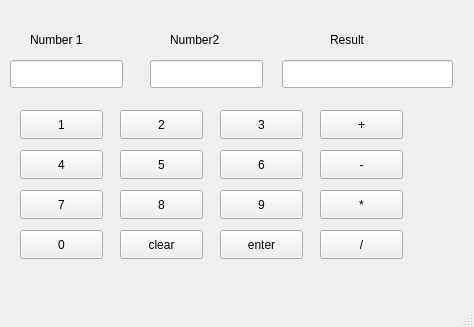
<?xml version="1.0" encoding="UTF-8"?>
<ui version="4.0">
 <class>MainWindow</class>
 <widget class="QMainWindow" name="MainWindow">
  <property name="geometry">
   <rect>
    <x>0</x>
    <y>0</y>
    <width>474</width>
    <height>327</height>
   </rect>
  </property>
  <property name="windowTitle">
   <string>MainWindow</string>
  </property>
  <widget class="QWidget" name="centralwidget">
   <widget class="QPushButton" name="N1">
    <property name="geometry">
     <rect>
      <x>20</x>
      <y>110</y>
      <width>83</width>
      <height>29</height>
     </rect>
    </property>
    <property name="focusPolicy">
     <enum>Qt::FocusPolicy::NoFocus</enum>
    </property>
    <property name="text">
     <string>1</string>
    </property>
   </widget>
   <widget class="QPushButton" name="N2">
    <property name="geometry">
     <rect>
      <x>120</x>
      <y>110</y>
      <width>83</width>
      <height>29</height>
     </rect>
    </property>
    <property name="focusPolicy">
     <enum>Qt::FocusPolicy::NoFocus</enum>
    </property>
    <property name="text">
     <string>2</string>
    </property>
   </widget>
   <widget class="QPushButton" name="N5">
    <property name="geometry">
     <rect>
      <x>120</x>
      <y>150</y>
      <width>83</width>
      <height>29</height>
     </rect>
    </property>
    <property name="focusPolicy">
     <enum>Qt::FocusPolicy::NoFocus</enum>
    </property>
    <property name="text">
     <string>5</string>
    </property>
   </widget>
   <widget class="QPushButton" name="N6">
    <property name="geometry">
     <rect>
      <x>220</x>
      <y>150</y>
      <width>83</width>
      <height>29</height>
     </rect>
    </property>
    <property name="focusPolicy">
     <enum>Qt::FocusPolicy::NoFocus</enum>
    </property>
    <property name="text">
     <string>6</string>
    </property>
   </widget>
   <widget class="QPushButton" name="N9">
    <property name="geometry">
     <rect>
      <x>220</x>
      <y>190</y>
      <width>83</width>
      <height>29</height>
     </rect>
    </property>
    <property name="focusPolicy">
     <enum>Qt::FocusPolicy::NoFocus</enum>
    </property>
    <property name="text">
     <string>9</string>
    </property>
   </widget>
   <widget class="QPushButton" name="N4">
    <property name="geometry">
     <rect>
      <x>20</x>
      <y>150</y>
      <width>83</width>
      <height>29</height>
     </rect>
    </property>
    <property name="focusPolicy">
     <enum>Qt::FocusPolicy::NoFocus</enum>
    </property>
    <property name="text">
     <string>4</string>
    </property>
   </widget>
   <widget class="QPushButton" name="N7">
    <property name="geometry">
     <rect>
      <x>20</x>
      <y>190</y>
      <width>83</width>
      <height>29</height>
     </rect>
    </property>
    <property name="focusPolicy">
     <enum>Qt::FocusPolicy::NoFocus</enum>
    </property>
    <property name="text">
     <string>7</string>
    </property>
   </widget>
   <widget class="QPushButton" name="N8">
    <property name="geometry">
     <rect>
      <x>120</x>
      <y>190</y>
      <width>83</width>
      <height>29</height>
     </rect>
    </property>
    <property name="focusPolicy">
     <enum>Qt::FocusPolicy::NoFocus</enum>
    </property>
    <property name="text">
     <string>8</string>
    </property>
   </widget>
   <widget class="QPushButton" name="N0">
    <property name="geometry">
     <rect>
      <x>20</x>
      <y>230</y>
      <width>83</width>
      <height>29</height>
     </rect>
    </property>
    <property name="focusPolicy">
     <enum>Qt::FocusPolicy::NoFocus</enum>
    </property>
    <property name="text">
     <string>0</string>
    </property>
   </widget>
   <widget class="QPushButton" name="N3">
    <property name="geometry">
     <rect>
      <x>220</x>
      <y>110</y>
      <width>83</width>
      <height>29</height>
     </rect>
    </property>
    <property name="focusPolicy">
     <enum>Qt::FocusPolicy::NoFocus</enum>
    </property>
    <property name="text">
     <string>3</string>
    </property>
   </widget>
   <widget class="QLabel" name="label">
    <property name="geometry">
     <rect>
      <x>30</x>
      <y>30</y>
      <width>63</width>
      <height>20</height>
     </rect>
    </property>
    <property name="text">
     <string>Number 1</string>
    </property>
   </widget>
   <widget class="QLabel" name="label_2">
    <property name="geometry">
     <rect>
      <x>170</x>
      <y>30</y>
      <width>63</width>
      <height>20</height>
     </rect>
    </property>
    <property name="text">
     <string>Number2</string>
    </property>
   </widget>
   <widget class="QLabel" name="label_3">
    <property name="geometry">
     <rect>
      <x>330</x>
      <y>30</y>
      <width>63</width>
      <height>20</height>
     </rect>
    </property>
    <property name="text">
     <string>Result</string>
    </property>
   </widget>
   <widget class="QLineEdit" name="num1">
    <property name="geometry">
     <rect>
      <x>10</x>
      <y>60</y>
      <width>113</width>
      <height>28</height>
     </rect>
    </property>
   </widget>
   <widget class="QLineEdit" name="result">
    <property name="geometry">
     <rect>
      <x>282</x>
      <y>60</y>
      <width>171</width>
      <height>28</height>
     </rect>
    </property>
   </widget>
   <widget class="QLineEdit" name="num2">
    <property name="geometry">
     <rect>
      <x>150</x>
      <y>60</y>
      <width>113</width>
      <height>28</height>
     </rect>
    </property>
   </widget>
   <widget class="QPushButton" name="clear">
    <property name="geometry">
     <rect>
      <x>120</x>
      <y>230</y>
      <width>83</width>
      <height>29</height>
     </rect>
    </property>
    <property name="focusPolicy">
     <enum>Qt::FocusPolicy::NoFocus</enum>
    </property>
    <property name="text">
     <string>clear</string>
    </property>
   </widget>
   <widget class="QPushButton" name="enter">
    <property name="geometry">
     <rect>
      <x>220</x>
      <y>230</y>
      <width>83</width>
      <height>29</height>
     </rect>
    </property>
    <property name="focusPolicy">
     <enum>Qt::FocusPolicy::NoFocus</enum>
    </property>
    <property name="text">
     <string>enter</string>
    </property>
   </widget>
   <widget class="QPushButton" name="add">
    <property name="geometry">
     <rect>
      <x>320</x>
      <y>110</y>
      <width>83</width>
      <height>29</height>
     </rect>
    </property>
    <property name="focusPolicy">
     <enum>Qt::FocusPolicy::NoFocus</enum>
    </property>
    <property name="text">
     <string>+</string>
    </property>
   </widget>
   <widget class="QPushButton" name="sub">
    <property name="geometry">
     <rect>
      <x>320</x>
      <y>150</y>
      <width>83</width>
      <height>29</height>
     </rect>
    </property>
    <property name="focusPolicy">
     <enum>Qt::FocusPolicy::NoFocus</enum>
    </property>
    <property name="text">
     <string>-</string>
    </property>
   </widget>
   <widget class="QPushButton" name="mul">
    <property name="geometry">
     <rect>
      <x>320</x>
      <y>190</y>
      <width>83</width>
      <height>29</height>
     </rect>
    </property>
    <property name="focusPolicy">
     <enum>Qt::FocusPolicy::NoFocus</enum>
    </property>
    <property name="text">
     <string>*</string>
    </property>
   </widget>
   <widget class="QPushButton" name="div">
    <property name="geometry">
     <rect>
      <x>320</x>
      <y>230</y>
      <width>83</width>
      <height>29</height>
     </rect>
    </property>
    <property name="focusPolicy">
     <enum>Qt::FocusPolicy::NoFocus</enum>
    </property>
    <property name="text">
     <string>/</string>
    </property>
   </widget>
  </widget>
  <widget class="QMenuBar" name="menubar">
   <property name="geometry">
    <rect>
     <x>0</x>
     <y>0</y>
     <width>474</width>
     <height>25</height>
    </rect>
   </property>
  </widget>
  <widget class="QStatusBar" name="statusbar"/>
 </widget>
 <resources/>
 <connections/>
</ui>
